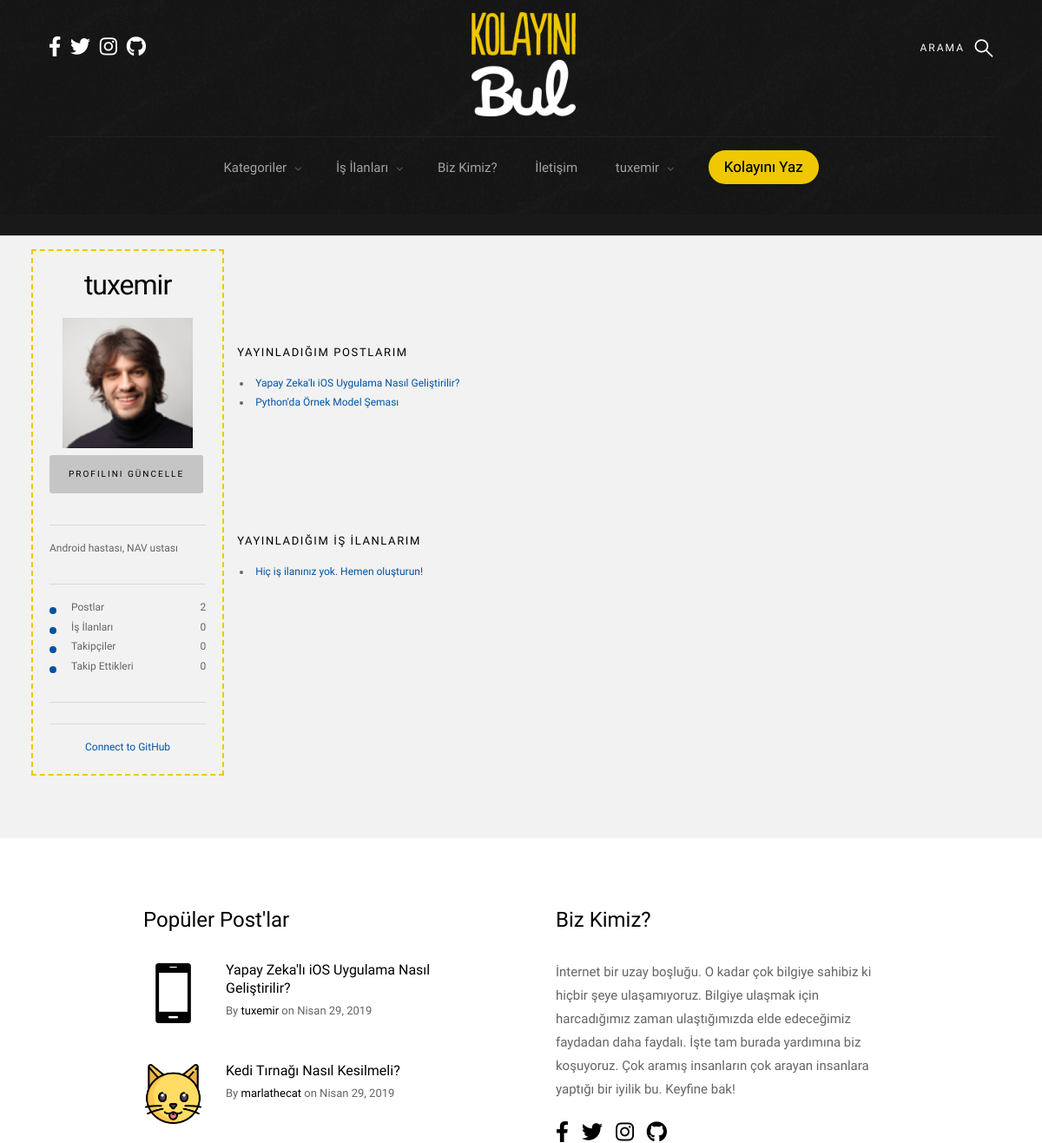
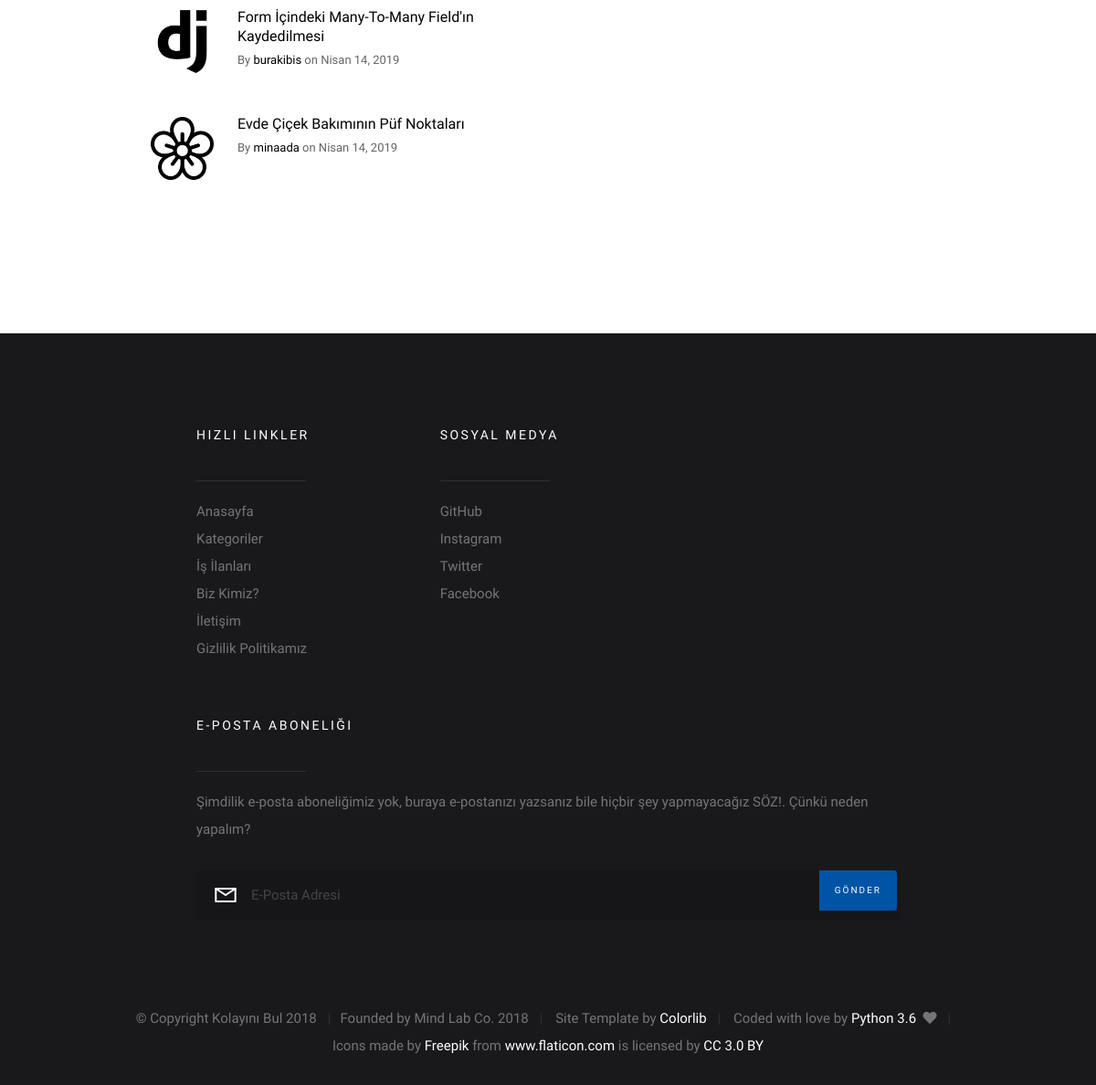
Page /my_profile/ (signed in) on the committed database (2 pictures, top to bottom).
### user/models.py (models this page shows, shortened)
class Profile(models.Model):
    user = models.OneToOneField(User, on_delete=models.CASCADE)
    slug = models.SlugField(max_length=55, blank=True, null=True)
    first_name = models.CharField(_('first name'), max_length=30, null=True, blank=True)
    last_name = models.CharField(_('last name'), max_length=30, null=True, blank=True)
    bio = models.TextField(max_length=500, blank=True, verbose_name="Biyografi")
    school = models.CharField(max_length=30, blank=True, verbose_name="Okul")
    education = models.CharField(max_length=30, blank=True, verbose_name="Bölüm")
    city = models.CharField(max_length=30, blank=True, verbose_name="Şehir")
    birth_date = models.DateField(null=True, blank=True, verbose_name="Doğum Tarihi")
    avatar = models.ImageField(upload_to='avatars/', default='avatars/defaultuser.jpg', verbose_name="Profil Fotoğrafı")
    job = models.CharField(max_length=30, blank=True, verbose_name="Meslek")
    skills = models.ManyToManyField(SubCategory, verbose_name="Yetenekler")
    post = models.ManyToManyField(Post, blank=True)
    followers = models.ManyToManyField(User, blank=True, verbose_name="Followers", related_name="Followers")
    following = models.ManyToManyField(User, blank=True, verbose_name="Following", related_name="Following")
    github_profile = models.URLField(verbose_name="Github Profile", null=True, blank=True)
    twitter_profile = models.URLField(verbose_name="Twitter Profile", null=True, blank=True)
    stack_overflow_profile = models.URLField(verbose_name="Stack Overflow Profile", null=True, blank=True)
    facebook_profile = models.URLField(verbose_name="Facebook Profile", null=True, blank=True)
    instagram_profile = models.URLField(verbose_name="Instagram Profile", null=True, blank=True)
    linkedin_profile = models.URLField(verbose_name="Linkedin Profile", null=True, blank=True)
    skype_profile = models.URLField(verbose_name="Skype Profile", null=True, blank=True)
    spotify_profile = models.URLField(verbose_name="Spotify Profile", null=True, blank=True)

### blog/models.py (models this page shows, shortened)
class Post(models.Model):
    author = models.ForeignKey("auth.User", on_delete=models.CASCADE, verbose_name="Yazar")
    category = models.ForeignKey("Category", on_delete=models.CASCADE, verbose_name="Kategori Adı")
    sub_category = models.ForeignKey("SubCategory", on_delete=models.CASCADE, verbose_name="Alt Kategori Adı",
                                     related_name="sub_category")
    title = models.CharField(max_length=50, verbose_name="Post Başlığı")
    slug = models.SlugField(max_length=55, blank=True, null=True)
    description = RichTextField(max_length=100000, null=False, verbose_name="Açıklama")
    image = models.ImageField(upload_to='post_images/', null=True, blank=True,
                              default='')
    created_date = models.DateTimeField(auto_now_add=True, verbose_name="Created Date")
    updated_date = models.DateTimeField(blank=True, null=True, verbose_name="Updated Date")
    verified_date = models.DateTimeField(auto_now_add=True, verbose_name="Verified Date")
    sources = models.CharField(max_length=250, verbose_name="Kaynak", blank=True, null=True)
    STATUS_DRAFT = 1
    STATUS_PUBLISHED = 2
    STATUS_ARCHIVED = 3
    STATUS_DEACTIVATED = 4
    STATUS_WAITING_APPROVAL = 5
    STATUSES = (
        (STATUS_DRAFT, 'Taslak'),
        (STATUS_PUBLISHED, 'Yayında'),
        (STATUS_ARCHIVED, 'Arşivlendi'),
        (STATUS_DEACTIVATED, 'Kaldırıldı'),
        (STATUS_WAITING_APPROVAL, "Onay Bekliyor")
    )
    active_post = models.SmallIntegerField(choices=STATUSES, default=5)
    LOCATION_BIG = 1
    LOCATION_SMALL1 = 2
    LOCATION_SMALL2 = 3
    LOCATION_OTHER = 4
    LOCATION = (
        (LOCATION_BIG, 'Big Box'),
        (LOCATION_SMALL1, 'First Small Box'),
        (LOCATION_SMALL2, 'Second Small Box'),
        (LOCATION_OTHER, 'Other'),
    )
    page_header_content = models.SmallIntegerField(choices=LOCATION, default=4)
    tag = models.ManyToManyField(SubCategory, default=sub_category)
    class Meta:
        ordering = ['-created_date']

class SubCategory(models.Model):
    category_name = models.ForeignKey(Category, on_delete=models.CASCADE, null=True, related_name='subcategories')
    sub_category_name = models.CharField(max_length=50, verbose_name="Alt-Category Adı")
    slug = models.SlugField(max_length=55, blank=True, null=True)
    sub_category_image = models.FileField(upload_to='sub_category_images/', null=True, blank=True)
    def __str__(self):
        return "{sub_category_name}".format(sub_category_name=self.sub_category_name)

### base_pages/views.py (the view)
# urls.py: path('my_profile/', base_pages_view.my_profile, name="my_profile"),
@login_required
def my_profile(request):
    profile_detail = get_object_or_404(Profile, user=request.user)
    user_posts = Post.objects.filter(author=profile_detail.id)
    user_jobs = JobAdvertisement.objects.filter(employer=profile_detail.id)
    user = request.user
    try:
        github_login = user.social_auth.get(provider='github')
    except UserSocialAuth.DoesNotExist:
        github_login = None
    try:
        twitter_login = user.social_auth.get(provider='twitter')
    except UserSocialAuth.DoesNotExist:
        twitter_login = None
    try:
        facebook_login = user.social_auth.get(provider='facebook')
    except UserSocialAuth.DoesNotExist:
        facebook_login = None
    can_disconnect = (user.social_auth.count() > 1 or user.has_usable_password())
    context = {
        "profile_detail": profile_detail,
        "user_posts": user_posts,
        "user_jobs": user_jobs,
        'github_login': github_login,
        'twitter_login': twitter_login,
        'facebook_login': facebook_login,
        'can_disconnect': can_disconnect
    }
    return render(request, "profile_pages/my_profile.html", context)

### templates/profile_pages/my_profile.html (shortened to what this page needs)
{% extends "base/layout.html" %}
{% load static %}
{% block body %}
    <section class="s-content" style="padding-top: 0rem">
        <section id="styles" class="s-styles">
            <hr>
            <div class="container bootstrap snippet">
                <div class="row">
                    <div class="col-sm-3" style="border: #EFC702 dashed 2px; padding: 19px">
                        <div class="text-center">
                            <h1 align="center" style="margin-top: 0rem">{{ profile_detail.user }}</h1>
                            <img src="{{ profile_detail.avatar.url }}" class="avatar img-circle img-thumbnail"
                                 alt="avatar" style="width: 150px;height: 150px">
                            <br>
                            <a class="btn btn-primary" href="{% url 'user:update_profile' %}">Profilini Güncelle</a>
                        </div>
                    <hr>
                        <div style="text-align: justify;word-wrap: break-spaces;width: 155px">
                            <p>{{ profile_detail.bio }}</p>
                        </div>
                        <hr>
                        <ul class="disc">
                            <li class="list-group-item text-right"><span
                                    class="pull-left"><strong>Postlar</strong></span>{{ user_posts.count }}</li>
                            <li class="list-group-item text-right"><span class="pull-left"><strong>İş İlanları</strong></span>{{ user_jobs.count }}
                            </li>
                            <li class="list-group-item text-right"><span
                                    class="pull-left"><strong>Takipçiler</strong></span> 0
                            </li>
                            <li class="list-group-item text-right"><span
                                    class="pull-left"><strong>Takip Ettikleri</strong></span> 0
                            </li>
                        </ul>
                        <div class="panel panel-default" align="center">
                            <hr>
                            <hr>
                            {% if github_login %}
                                <p>Connected as <a href="https://github.com/{{ github_login.extra_data.login }}/"
                                                   target="_blank">{{ github_login.extra_data.login }}</a></p>
                                {% if can_disconnect %}
                                    <form method="post" action="{% url 'social:disconnect' 'github' %}">
                                        {% csrf_token %}
                                        <button class="btn--primary" type="submit">Disconnect f/ GitHub</button>
                                    </form>
                                {% else %}
                                    <button type="button" disabled>Disconnect from GitHub</button>
                                    <p style="color: red">You must <a href="{% url 'password' %}">define a password</a>
                                        for your account before disconnecting from Github.</p>
                                {% endif %}
                            {% else %}
                                <a href="{% url 'social:begin' 'github' %}">Connect to GitHub</a>
                            {% endif %}
                        </div>
                    </div>
                    <div class="col-sm-9">
                        <div class="tab-content">
                            <div class="table-bordered">
                                <br><br><br>
                                <a href="{% url 'my_posts' %}"><h6>Yayınladığım Postlarım</h6></a>
                                <ul>
                                {% if user_posts %}
                                    {% for post in user_posts %}
                                        <li>
                                            <a href="{% url 'posts:detail' slug=post.slug %}">{{ post.title }}</a>
                                        </li>
                                    {% endfor %}
                                {% else %}
                                    <li><a href="{% url 'posts:add_post' %}">Hiç postunuz yok. Hemen oluşturun!</a>
                                </li>
                                {% endif %}
                                </ul>
                            </div>
                            <div class="table-bordered">
                                <br><br><br>
                                <a href="{% url 'my_jobs' %}"><h6>Yayınladığım İş İlanlarım</h6></a>
                                <ul>
                                {% if user_jobs %}
                                    {% for job in user_jobs %}
                                        <li>
                                            <a href="{% url 'jobs:detail' slug=job.slug %}">{{ job.title }}</a>
                                        </li>
                                    {% endfor %}
                                {% else %}
                                <li>
                                    <a href="{% url 'jobs:add_job' %}">Hiç iş ilanınız yok. Hemen oluşturun!</a>
                                </li>
                                {% endif %}
                                </ul>
                            </div>
                        </div>
                    </div>
                </div>
            </div>
        </section>
    </section>
{% endblock %}

### templates/base/components/navbar.html (shortened to what this page needs)
{% load static %}
<body id="top">
<section class="s-pageheader s-pageheader--home">
    <header class="header">
        <div class="header__content row">
            <div class="header__logo">
                <a class="logo" href="{% url "index" %}">
                    <img class="masaustuLogo" style="width: 120px; height: 120px"
                         src="{% static 'logo/1781596764_b4fdb39e-54f8-49cd-b7db-7fe8b753a9f5 (1).png' %}"
                         alt="Homepage">
                </a>
            </div>
            <ul class="header__social">
                <li>
                    <a href="https://www.facebook.com/kolayinibul/" target="_blank"><i
                            class="fab fa-facebook-f"></i></a>
                </li>
                <li>
                    <a href="https://twitter.com/kolayinibul" target="_blank"><i class="fab fa-twitter"></i></a>
                </li>
                <li>
                    <a href="https://www.instagram.com/kolayinibul" target="_blank"><i class="fab fa-instagram"></i></a>
                </li>
                <li>
                    <a href="https://github.com/mindlabcore" target="_blank"><i class="fab fa-github"></i></a>
                </li>
            </ul>
            <a class="header__search-trigger" href="#0"></a>
            <nav class="header__nav-wrap">
                <ul class="header__nav">
                    <li class="has-children">
                        <a href="#0" title="">Kategoriler</a>
                    </li>
                    <li class="has-children">
                        <a href="#0" title="">İş İlanları</a>
                    </li>
                    <li><a href="{% url 'about_us' %}" title="">Biz Kimiz?</a></li>
                    <li><a href="{% url 'contact_us' %}" title="">İletişim</a></li>
                    {% if request.user.is_authenticated %}
                        <li class="has-children">
                            <a href="#0" title="">{{ request.user.username }}</a>
                        </li>
                    {% else %}
                        <li><a href="{% url 'user:login' %}" title="">Giriş Yap</a></li>
                        <li><a href="{% url 'user:sign_up' %}" title="">Kayıt Ol</a></li>
                    {% endif %}
                    <li>
                        <a href="{% url 'posts:add_post' %}" class="writeButton"
                           style="color:#000000; text-align: center">Kolayını
                            Yaz</a>
                    </li>
                </ul>
            </nav>
        </div>
    </header>
    <hr>
    {% url 'index' as current_url %}
</section>

### templates/base/components/s-extra-footer-top.html
{% load static %}
{% load my_filters %}
<section class="s-extra">
    <div class="row top">
        <div class="col-eight md-six tab-full popular">
            <h3>Popüler Post'lar</h3>
            <div class="block-1-2 block-m-full popular__posts">
                {% for post in footer_post|slice:":6" %}
                    <article class="col-block popular__post">
                        <a href="#0" class="popular__thumb">
                            <img src="{{ post.sub_category.sub_category_image.url }}" alt="">
                        </a>
                        <h5><a href="{% url 'posts:detail' slug=post.slug %}">{{ post.title|safe|upfirstletter }}</a></h5>
                        <section class="popular__meta">
                            <span class="popular__author"><span>By</span> <a href="{% url 'user:profile' slug=post.author %}">{{ post.author }}</a></span>
                            <span class="popular__date"><span>on</span> <time
                                    datetime="2017-12-19">{{ post.created_date|date:"F d, Y" }}</time></span>
                        </section>
                    </article>
                {% endfor %}
            </div>
        </div>
        <div class="col-four md-six tab-full about">
            <h3>Biz Kimiz?</h3>
            <p>
                İnternet bir uzay boşluğu. O kadar çok bilgiye sahibiz ki hiçbir şeye ulaşamıyoruz. Bilgiye ulaşmak için
                harcadığımız zaman ulaştığımızda elde edeceğimiz faydadan daha faydalı. İşte tam burada
                yardımına biz koşuyoruz. Çok aramış insanların çok arayan insanlara yaptığı bir iyilik bu. Keyfine bak!
            </p>
            <ul class="about__social">
                <li>
                    <a href="https://www.facebook.com/kolayinibul/" target="_blank"><i class="fab fa-facebook-f"></i></a>
                </li>
                <li>
                    <a href="https://twitter.com/kolayinibul" target="_blank"><i class="fab fa-twitter"></i></a>
                </li>
                <li>
                    <a href="https://www.instagram.com/kolayinibul" target="_blank"><i class="fab fa-instagram"></i></a>
                </li>
                <li>
                    <a href="https://github.com/mindlabcore" target="_blank"><i class="fab fa-github"></i></a>
                </li>
            </ul>
        </div>
    </div>
</section>

### rows in the picture
Profile: user "tuxemir", avatar (picture), bio "Android hastası, NAV ustası"
Post: title "Yapay Zeka'lı iOS Uygulama Nasıl Geliştirilir?", sub_category.sub_category_image (picture), title|upfirstletter "Yapay Zeka'lı iOS Uygulama Nasıl Geliştirilir?", author "tuxemir", created_date "Nisan 29, 2019"
Post: title "Python'da Örnek Model Şeması"
Post: sub_category.sub_category_image (picture), title|upfirstletter "Kedi Tırnağı Nasıl Kesilmeli?", author "marlathecat", created_date "Nisan 29, 2019"
Post: sub_category.sub_category_image (picture), title|upfirstletter "Form İçindeki Many-To-Many Field'ın Kaydedilmesi", author "burakibis", created_date "Nisan 14, 2019"
Post: sub_category.sub_category_image (picture), title|upfirstletter "Evde Çiçek Bakımının Püf Noktaları", author "minaada", created_date "Nisan 14, 2019"

### other values in the picture
{{ request.user.username }} "tuxemir"
{{ user_posts.count }} "2"
{{ user_jobs.count }} "0"
